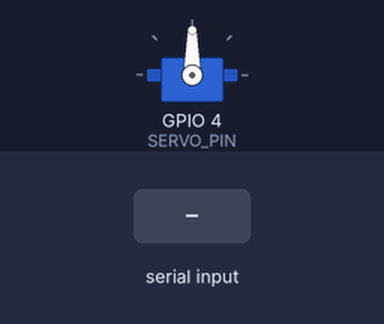
A program run on a simulated Raspberry Pi (BCM pin numbers). Parts: servo. The test bench sets the inputs (shaded band). Servo angles are drawn from the pulse width (0.5 ms = 0°, 2.5 ms = 180°); what the program prints to the terminal is not drawn.

Above: at 1.2 s.
1.3 s: "2" typed at the terminal, then Enter
At 2.3 s:
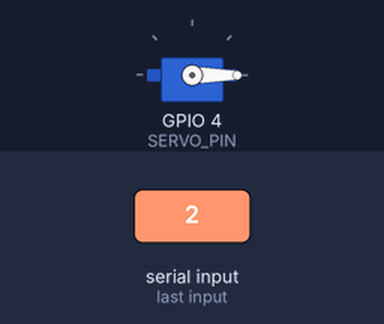
2.8 s: "3" typed at the terminal, then Enter
At 3.5 s:
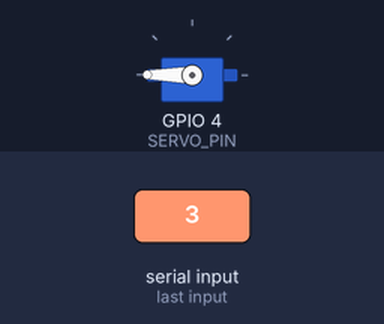
4.3 s: "1" typed at the terminal, then Enter
At 4.6 s:
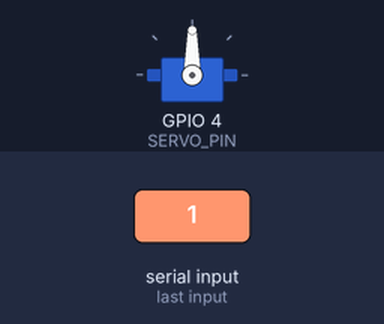
Timing chart, 0 to 7.3 s (numbered marks = the images above; inputs shaded):
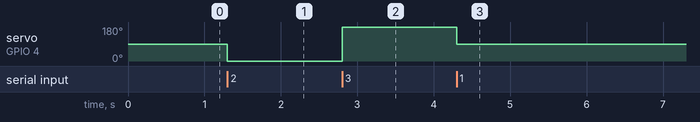

Measured:
- after the input at 1.3 s, servo on GPIO 4 (SERVO_PIN): 90° → 0° at once
- after the input at 2.8 s, servo on GPIO 4 (SERVO_PIN): 0° → 180° at once
- after the input at 4.3 s, servo on GPIO 4 (SERVO_PIN): 180° → 90° at once

The program:

servo_motor.py
```python
# servo_moter.py
import RPi.GPIO as GPIO

SERVO_PIN = 4

GPIO.setmode(GPIO.BCM)
GPIO.setup(SERVO_PIN, GPIO.OUT)

# 주파수 설정 : 50Hz
pwm = GPIO.PWM(SERVO_PIN, 50)
pwm.start(7.5)  # 0도

try:
    while True:
        val = input('1 : 0도, 2 : -90도, 3 : 90도, 9 : Exit >')
        if val == '1':
            pwm.ChangeDutyCycle(7.5)    # 0도
        elif val == '2':
            #pwm.ChangeDutyCycle(5)      # -45도
            pwm.ChangeDutyCycle(2.5)    # -90도
        elif val == '3':
            #pwm.ChangeDutyCycle(10)      # 45도
            pwm.ChangeDutyCycle(12.5)    # 90도
        elif val == '9':
            break
finally:
    GPIO.cleanup()
```
